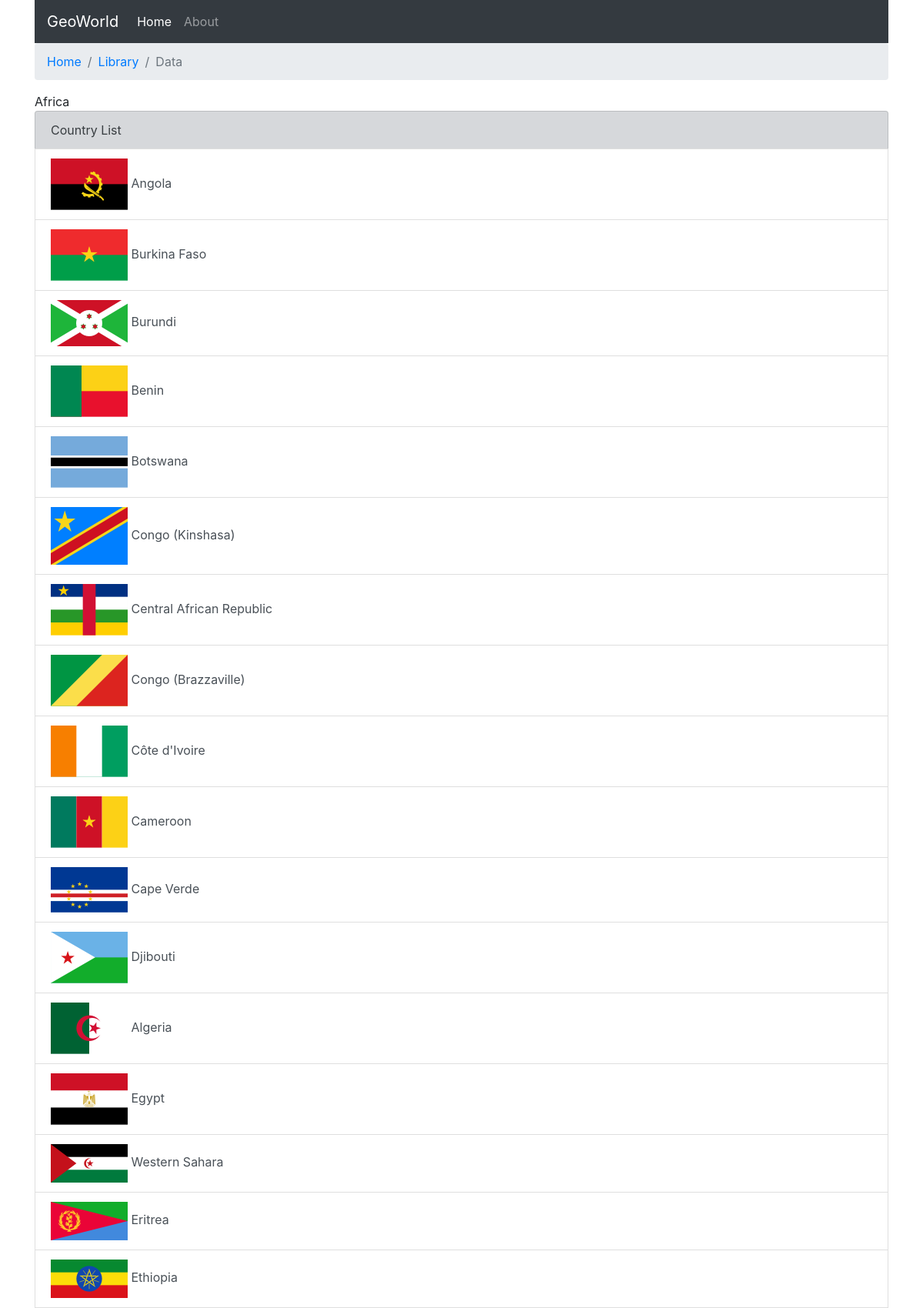
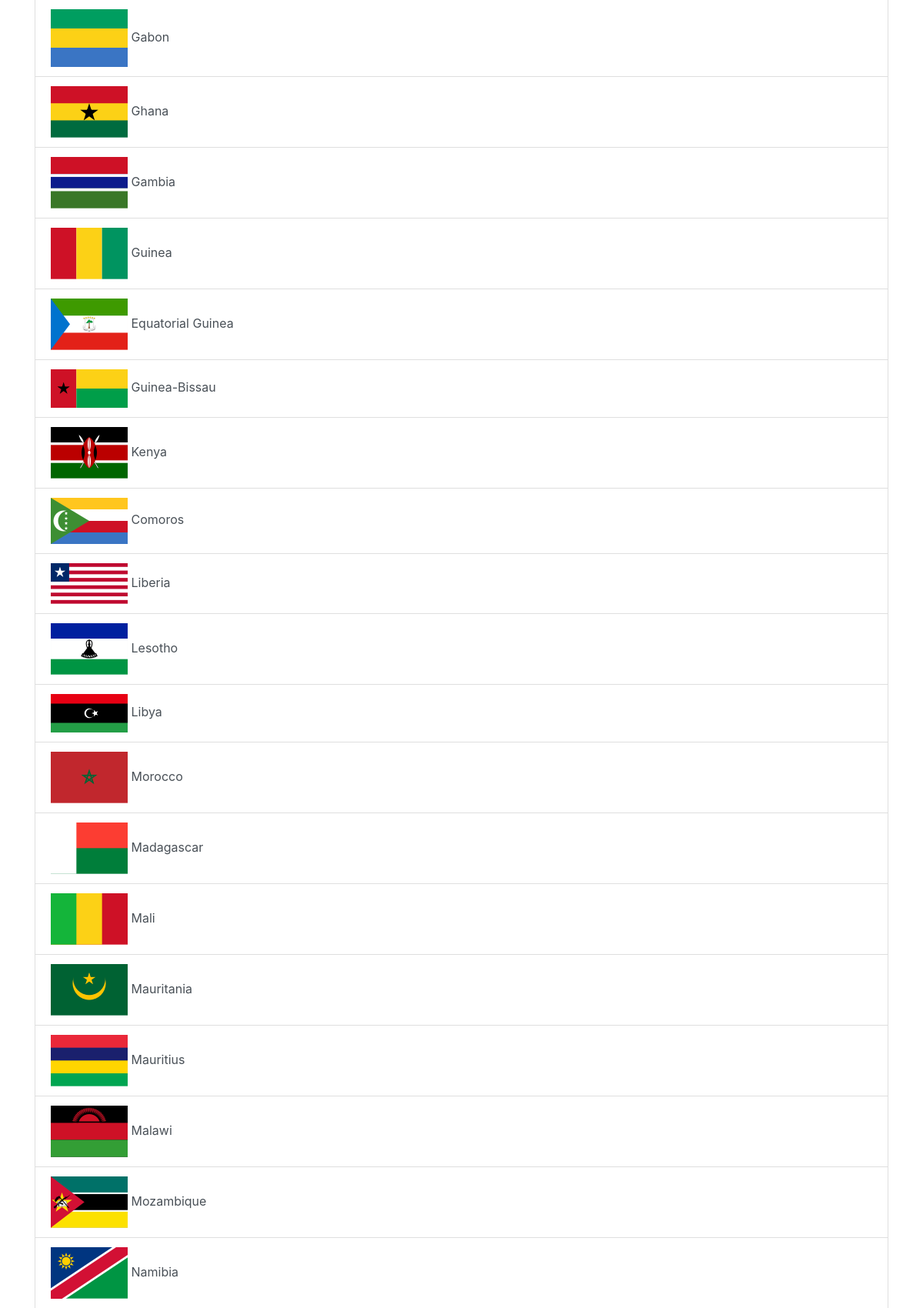
The app's page /continent.php?code=AF (upper part) with its own data (2 pictures, top to bottom).
### tables this page shows
CREATE TABLE `continents` (
  `code` char(2) NOT NULL COMMENT 'Continent code',
  `name` varchar(255) DEFAULT NULL,
  `description` text NOT NULL
);

CREATE TABLE `countries` (
  `country_id` int(11) NOT NULL,
  `code` char(2) NOT NULL COMMENT 'Two-letter country code (ISO 3166-1 alpha-2)',
  `name` varchar(64) NOT NULL COMMENT 'English country name',
  `official_name` varchar(128) NOT NULL COMMENT 'Official English country name',
  `iso3` char(3) NOT NULL COMMENT 'Three-letter country code (ISO 3166-1 alpha-3)',
  `number` smallint(3) UNSIGNED ZEROFILL NOT NULL COMMENT 'Three-digit country number (ISO 3166-1 numeric)',
  `currency` varchar(128) NOT NULL,
  `capital` varchar(128) NOT NULL,
  `area` int(11) NOT NULL,
  `continent_code` char(2) NOT NULL,
  `coords` varchar(255) NOT NULL,
  `display_order` int(3) NOT NULL DEFAULT '900'
);

### functions.php (called while the page is built, shortened)
<?php
function getContinent(PDO $connection, $code) {
    $sql = "SELECT * FROM continents " . "WHERE code=?";
    $stmt = $connection->prepare($sql);
    $stmt->execute([$code]);
    $continent = $stmt->fetch();
    return $continent;
}
function getCountriesByContinent (PDO $connection, $code) {
    $sql = "SELECT * FROM countries WHERE continent_code=?";
    $stmt = $connection->prepare($sql);
    $stmt->execute([$code]);
    $countries = $stmt->fetchAll();
    return $countries;
}

### continent.php (the view)
<?php
include("functions.php");
$connection = connect();
$code = $_GET['code'];
$continent = getContinent($connection, $code);
$countries = getCountriesByContinent($connection, $code);
?>
<?php include("header.php"); ?>
    <main>
        <div class="container">
            <?= $continent['name'] ?>
            <div class="list-group">
                <div class="list-group-item list-group-item-secondary">Country List</div>
                <?php foreach ($countries as $countryItem) : ?>
                <a href="country.php?code=<?= $countryItem['code'] ?>" class="list-group-item list-group-item-action">
                    <img src="Source_Files/images/countries/png100px/<?= strtolower($countryItem['code']) ?>.png">
                    <?= $countryItem['name'] ?>
                </a>
                <?php endforeach; ?>
            </div>
        </div>
    </main>
<?php include("footer.php"); ?>

### records on screen
continents: name "Africa"
countries: shows a picture, name "Angola"
countries: shows a picture, name "Burkina Faso"
countries: shows a picture, name "Burundi"
countries: shows a picture, name "Benin"
countries: shows a picture, name "Botswana"
countries: shows a picture, name "Congo (Kinshasa)"
countries: shows a picture, name "Central African Republic"
countries: shows a picture, name "Congo (Brazzaville)"
countries: shows a picture, name "Côte d'Ivoire"
countries: shows a picture, name "Cameroon"
countries: shows a picture, name "Cape Verde"
countries: shows a picture, name "Djibouti"
countries: shows a picture, name "Algeria"
countries: shows a picture, name "Egypt"
countries: shows a picture, name "Western Sahara"
countries: shows a picture, name "Eritrea"
countries: shows a picture, name "Ethiopia"
countries: shows a picture, name "Gabon"
countries: shows a picture, name "Ghana"
countries: shows a picture, name "Gambia"
countries: shows a picture, name "Guinea"
countries: shows a picture, name "Equatorial Guinea"
countries: shows a picture, name "Guinea-Bissau"
countries: shows a picture, name "Kenya"
countries: shows a picture, name "Comoros"
countries: shows a picture, name "Liberia"
countries: shows a picture, name "Lesotho"
countries: shows a picture, name "Libya"
countries: shows a picture, name "Morocco"
countries: shows a picture, name "Madagascar"
countries: shows a picture, name "Mali"
countries: shows a picture, name "Mauritania"
countries: shows a picture, name "Mauritius"
countries: shows a picture, name "Malawi"
countries: shows a picture, name "Mozambique"
countries: shows a picture, name "Namibia"
